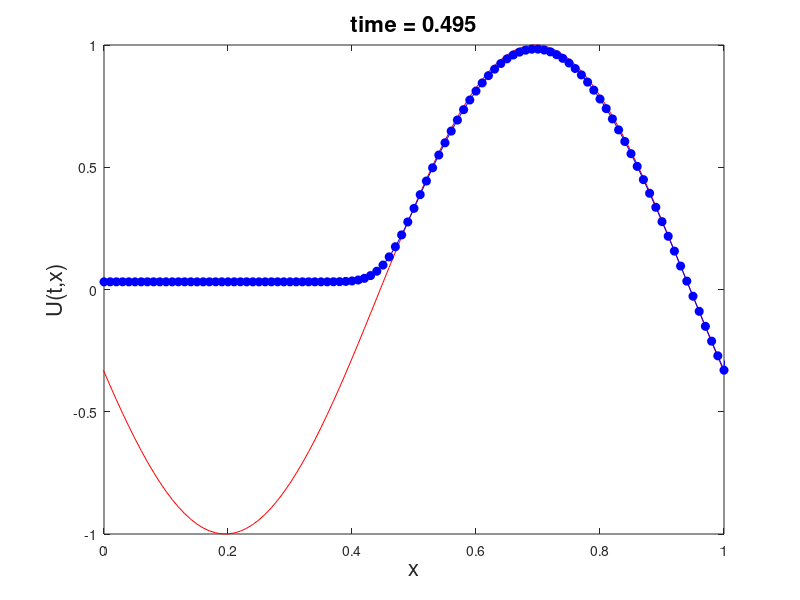

Recreate this plot in MATLAB.
% clear workspaces
clear
clc

% define variables
xmin =0 ;
xmax = 1;
N = 100;   % no. nodes -1
dt = 0.009;  % time step
t = 0;
tmax = 0.5;
v = 0.9; % velocity

% discretize the domain
dx = (xmax-xmin)/N;
x = xmin - dx : dx : xmax + dx; % we need ghost nodes

% set intitial condition
u0 = sin(2*pi*x); %u0 = exp(-200*(x - 0.25).^2);
plot(x,u0); % check the init cond.
u= u0;
unp1 = u0;

% loop through time
nsteps = tmax/dt;
for n=1 : nsteps
    %calculate boundary conditions
    u(1) = u(3);
    u(N+3) = u(N+1);
    for i = 2 : N+2
        unp1(i) = u(i) - v*dt/dx*(u(i) - u(i-1));
    end
    % update t and u
    t = t + dt;
    u = unp1;
    % calculate exact solution
    exact = sin(2*pi*(x-v*t));%exact = exp(-200*(x - 0.25 - v*t).^2);
    plot(x,exact,'r-');
    hold on
    plot(x,u, 'bo-','markerfacecolor','b');
    hold off
    axis([xmin xmax -0.5 1.5])
    ylim auto
    xlabel('x','fontsize', 16)
    ylabel('U(t,x)','fontsize',16)
    title(sprintf('time = %1.3f', t),'fontsize', 16)
    shg
    pause(dt);
end
